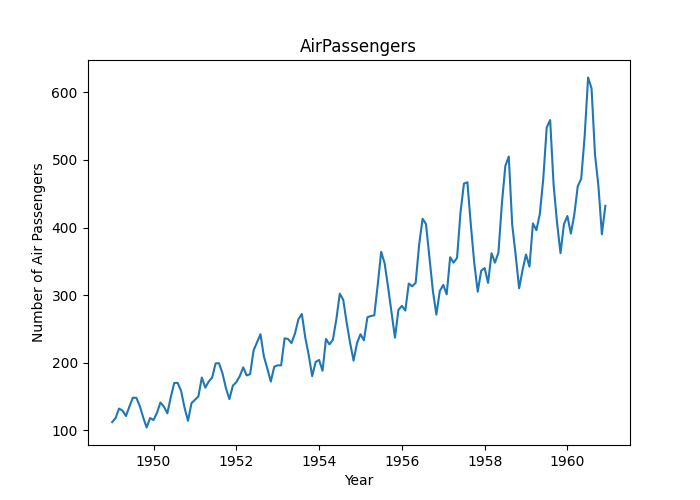

Python code for this plot:
"""
AirPassengers.

- 2025-08-19: Created
"""
from matplotlib import pyplot as plt
from pydataset import data
import os

dataset_name = 'AirPassengers'
# data(dataset_name, show_doc=True)
df = data(dataset_name)
print(df.head())

ax = df.plot('time', 'AirPassengers', legend=False)
ax.set_ylabel('Number of Air Passengers')
ax.set_xlabel('Year')
ax.set_title(dataset_name)

if 'pydataset' in os.getcwd():
    plt.savefig(dataset_name)
else:
    plt.savefig(os.path.join('pydataset', dataset_name))
